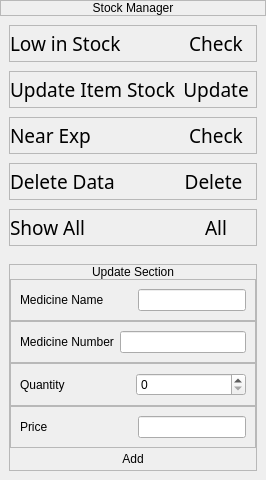
                  <widget class="QFrame" name="frame_69">
                   <property name="sizePolicy">
                    <sizepolicy hsizetype="Fixed" vsizetype="Preferred">
                     <horstretch>0</horstretch>
                     <verstretch>0</verstretch>
                    </sizepolicy>
                   </property>
                   <property name="frameShape">
                    <enum>QFrame::NoFrame</enum>
                   </property>
                   <property name="frameShadow">
                    <enum>QFrame::Plain</enum>
                   </property>
                   <layout class="QVBoxLayout" name="verticalLayout_58">
                    <property name="spacing">
                     <number>0</number>
                    </property>
                    <property name="leftMargin">
                     <number>0</number>
                    </property>
                    <property name="topMargin">
                     <number>0</number>
                    </property>
                    <property name="rightMargin">
                     <number>0</number>
                    </property>
                    <property name="bottomMargin">
                     <number>0</number>
                    </property>
                    <item>
                     <widget class="QFrame" name="frame_70">
                      <property name="sizePolicy">
                       <sizepolicy hsizetype="Preferred" vsizetype="Fixed">
                        <horstretch>0</horstretch>
                        <verstretch>0</verstretch>
                       </sizepolicy>
                      </property>
                      <property name="frameShape">
                       <enum>QFrame::StyledPanel</enum>
                      </property>
                      <property name="frameShadow">
                       <enum>QFrame::Raised</enum>
                      </property>
                      <layout class="QVBoxLayout" name="verticalLayout_61">
                       <property name="spacing">
                        <number>0</number>
                       </property>
                       <property name="leftMargin">
                        <number>0</number>
                       </property>
                       <property name="topMargin">
                        <number>0</number>
                       </property>
                       <property name="rightMargin">
                        <number>0</number>
                       </property>
                       <property name="bottomMargin">
                        <number>0</number>
                       </property>
                       <item alignment="Qt::AlignTop">
                        <widget class="QLabel" name="label_28">
                         <property name="styleSheet">
                          <string notr="true">font: 16pt &quot;Century Gothic&quot;;
</string>
                         </property>
                         <property name="text">
                          <string>Stock Manager</string>
                         </property>
                         <property name="alignment">
                          <set>Qt::AlignCenter</set>
                         </property>
                        </widget>
                       </item>
                      </layout>
                     </widget>
                    </item>
                    <item alignment="Qt::AlignTop">
                     <widget class="QFrame" name="frame_71">
                      <property name="sizePolicy">
                       <sizepolicy hsizetype="Fixed" vsizetype="Fixed">
                        <horstretch>0</horstretch>
                        <verstretch>0</verstretch>
                       </sizepolicy>
                      </property>
                      <property name="font">
                       <font>
                        <family>Century Gothic</family>
                        <pointsize>14</pointsize>
                       </font>
                      </property>
                      <property name="autoFillBackground">
                       <bool>false</bool>
                      </property>
                      <property name="frameShape">
                       <enum>QFrame::NoFrame</enum>
                      </property>
                      <property name="frameShadow">
                       <enum>QFrame::Plain</enum>
                      </property>
                      <layout class="QHBoxLayout" name="horizontalLayout_15">
                       <property name="spacing">
                        <number>0</number>
                       </property>
                       <property name="sizeConstraint">
                        <enum>QLayout::SetDefaultConstraint</enum>
                       </property>
                       <property name="leftMargin">
                        <number>0</number>
                       </property>
                       <property name="topMargin">
                        <number>0</number>
                       </property>
                       <property name="rightMargin">
                        <number>0</number>
                       </property>
                       <property name="bottomMargin">
                        <number>0</number>
                       </property>
                       <item alignment="Qt::AlignVCenter">
                        <widget class="QFrame" name="frame_72">
                         <property name="sizePolicy">
                          <sizepolicy hsizetype="Preferred" vsizetype="Preferred">
                           <horstretch>0</horstretch>
                           <verstretch>0</verstretch>
                          </sizepolicy>
                         </property>
                         <property name="frameShape">
                          <enum>QFrame::NoFrame</enum>
                         </property>
                         <property name="frameShadow">
                          <enum>QFrame::Plain</enum>
                         </property>
                         <layout class="QVBoxLayout" name="verticalLayout_62">
                          <property name="spacing">
                           <number>9</number>
                          </property>
                          <property name="leftMargin">
                           <number>9</number>
                          </property>
                          <property name="topMargin">
                           <number>9</number>
                          </property>
                          <property name="rightMargin">
                           <number>9</number>
                          </property>
                          <property name="bottomMargin">
                           <number>9</number>
                          </property>
                          <item alignment="Qt::AlignTop">
                           <widget class="QFrame" name="frame_73">
                            <property name="styleSheet">
                             <string notr="true">font: 16pt &quot;Century Gothic&quot;;</string>
                            </property>
                            <property name="frameShape">
                             <enum>QFrame::StyledPanel</enum>
                            </property>
                            <property name="frameShadow">
                             <enum>QFrame::Raised</enum>
                            </property>
                            <layout class="QHBoxLayout" name="horizontalLayout_6">
                             <property name="spacing">
                              <number>0</number>
                             </property>
                             <property name="leftMargin">
                              <number>0</number>
                             </property>
                             <property name="topMargin">
                              <number>0</number>
                             </property>
                             <property name="rightMargin">
                              <number>0</number>
                             </property>
                             <property name="bottomMargin">
                              <number>0</number>
                             </property>
                             <item alignment="Qt::AlignLeft">
                              <widget class="QLabel" name="label_29">
                               <property name="styleSheet">
                                <string notr="true">font: 12pt &quot;Century Gothic&quot;;
color: rgb(0, 0, 0);</string>
                               </property>
                               <property name="text">
                                <string>Low in Stock</string>
                               </property>
                              </widget>
                             </item>
                             <item alignment="Qt::AlignRight">
                              <widget class="QPushButton" name="pushButton_22">
                               <property name="styleSheet">
                                <string notr="true">font: 14pt &quot;Century Gothic&quot;;</string>
                               </property>
                               <property name="text">
                                <string>Check</string>
                               </property>
                               <property name="flat">
                                <bool>true</bool>
                               </property>
                              </widget>
                             </item>
                            </layout>
                           </widget>
                          </item>
                          <item>
                           <widget class="QFrame" name="frame_74">
                            <property name="frameShape">
                             <enum>QFrame::StyledPanel</enum>
                            </property>
                            <property name="frameShadow">
                             <enum>QFrame::Raised</enum>
                            </property>
                            <layout class="QHBoxLayout" name="horizontalLayout_19">
                             <property name="spacing">
                              <number>0</number>
                             </property>
                             <property name="leftMargin">
                              <number>0</number>
                             </property>
                             <property name="topMargin">
                              <number>0</number>
                             </property>
                             <property name="rightMargin">
                              <number>0</number>
                             </property>
                             <property name="bottomMargin">
                              <number>0</number>
                             </property>
                             <item alignment="Qt::AlignLeft">
                              <widget class="QLabel" name="label_30">
                               <property name="styleSheet">
                                <string notr="true">font: 12pt &quot;Century Gothic&quot;;
color: rgb(0, 0, 0);</string>
                               </property>
                               <property name="text">
                                <string>Update Item Stock</string>
                               </property>
                              </widget>
                             </item>
                             <item alignment="Qt::AlignRight|Qt::AlignVCenter">
                              <widget class="QPushButton" name="pushButton_23">
                               <property name="styleSheet">
                                <string notr="true">font: 14pt &quot;Century Gothic&quot;;</string>
                               </property>
                               <property name="text">
                                <string>Update</string>
                               </property>
                               <property name="flat">
                                <bool>true</bool>
                               </property>
                              </widget>
                             </item>
                            </layout>
                           </widget>
                          </item>
                          <item alignment="Qt::AlignTop">
                           <widget class="QFrame" name="frame_75">
                            <property name="frameShape">
                             <enum>QFrame::StyledPanel</enum>
                            </property>
                            <property name="frameShadow">
                             <enum>QFrame::Raised</enum>
                            </property>
                            <layout class="QHBoxLayout" name="horizontalLayout_20">
                             <property name="spacing">
                              <number>0</number>
                             </property>
                             <property name="leftMargin">
                              <number>0</number>
                             </property>
                             <property name="topMargin">
                              <number>0</number>
                             </property>
                             <property name="rightMargin">
                              <number>0</number>
                             </property>
                             <property name="bottomMargin">
                              <number>0</number>
                             </property>
                             <item alignment="Qt::AlignLeft">
                              <widget class="QLabel" name="label_31">
                               <property name="styleSheet">
                                <string notr="true">font: 12pt &quot;Century Gothic&quot;;
color: rgb(0, 0, 0);</string>
                               </property>
                               <property name="text">
                                <string>Near Exp</string>
                               </property>
                              </widget>
                             </item>
                             <item alignment="Qt::AlignRight">
                              <widget class="QPushButton" name="pushButton_24">
                               <property name="styleSheet">
                                <string notr="true">font: 14pt &quot;Century Gothic&quot;;</string>
                               </property>
                               <property name="text">
                                <string>Check</string>
                               </property>
                               <property name="flat">
                                <bool>true</bool>
                               </property>
                              </widget>
                             </item>
                            </layout>
                           </widget>
                          </item>
                          <item alignment="Qt::AlignTop">
                           <widget class="QFrame" name="frame_76">
                            <property name="frameShape">
                             <enum>QFrame::StyledPanel</enum>
                            </property>
                            <property name="frameShadow">
                             <enum>QFrame::Raised</enum>
                            </property>
                            <layout class="QHBoxLayout" name="horizontalLayout_21">
                             <property name="spacing">
                              <number>0</number>
                             </property>
                             <property name="leftMargin">
                              <number>0</number>
                             </property>
                             <property name="topMargin">
                              <number>0</number>
                             </property>
                             <property name="rightMargin">
                              <number>0</number>
                             </property>
                             <property name="bottomMargin">
                              <number>0</number>
                             </property>
                             <item alignment="Qt::AlignLeft">
                              <widget class="QLabel" name="label_32">
                               <property name="styleSheet">
                                <string notr="true">font: 12pt &quot;Century Gothic&quot;;
color: rgb(0, 0, 0);</string>
                               </property>
                               <property name="text">
                                <string>Delete Data</string>
                               </property>
                              </widget>
                             </item>
                             <item alignment="Qt::AlignRight|Qt::AlignVCenter">
                              <widget class="QPushButton" name="pushButton_25">
                               <property name="styleSheet">
                                <string notr="true">font: 14pt &quot;Century Gothic&quot;;</string>
                               </property>
                               <property name="text">
                                <string>Delete </string>
                               </property>
                               <property name="flat">
                                <bool>true</bool>
                               </property>
                              </widget>
                             </item>
                            </layout>
                           </widget>
                          </item>
                          <item>
                           <widget class="QFrame" name="frame_81">
                            <property name="frameShape">
                             <enum>QFrame::StyledPanel</enum>
                            </property>
                            <property name="frameShadow">
                             <enum>QFrame::Raised</enum>
                            </property>
                            <layout class="QHBoxLayout" name="horizontalLayout_32">
                             <property name="spacing">
                              <number>0</number>
                             </property>
                             <property name="leftMargin">
                              <number>0</number>
                             </property>
                             <property name="topMargin">
                              <number>0</number>
                             </property>
                             <property name="rightMargin">
                              <number>0</number>
                             </property>
                             <property name="bottomMargin">
                              <number>0</number>
                             </property>
                             <item alignment="Qt::AlignLeft">
                              <widget class="QLabel" name="label_46">
                               <property name="styleSheet">
                                <string notr="true">font: 12pt &quot;Century Gothic&quot;;
color: rgb(0, 0, 0);</string>
                               </property>
                               <property name="text">
                                <string>Show All</string>
                               </property>
                              </widget>
                             </item>
                             <item alignment="Qt::AlignRight|Qt::AlignVCenter">
                              <widget class="QPushButton" name="pushButton_32">
                               <property name="styleSheet">
                                <string notr="true">font: 14pt &quot;Century Gothic&quot;;</string>
                               </property>
                               <property name="text">
                                <string>All</string>
                               </property>
                               <property name="flat">
                                <bool>true</bool>
                               </property>
                              </widget>
                             </item>
                            </layout>
                           </widget>
                          </item>
                         </layout>
                        </widget>
                       </item>
                      </layout>
                     </widget>
                    </item>
                    <item alignment="Qt::AlignBottom">
                     <widget class="QFrame" name="frame_90">
                      <property name="sizePolicy">
                       <sizepolicy hsizetype="Preferred" vsizetype="Preferred">
                        <horstretch>0</horstretch>
                        <verstretch>0</verstretch>
                       </sizepolicy>
                      </property>
                      <property name="frameShape">
                       <enum>QFrame::NoFrame</enum>
                      </property>
                      <property name="frameShadow">
                       <enum>QFrame::Plain</enum>
                      </property>
                      <layout class="QVBoxLayout" name="verticalLayout_63" stretch="0">
                       <property name="spacing">
                        <number>9</number>
                       </property>
                       <property name="leftMargin">
                        <number>9</number>
                       </property>
                       <property name="topMargin">
                        <number>9</number>
                       </property>
                       <property name="rightMargin">
                        <number>9</number>
                       </property>
                       <property name="bottomMargin">
                        <number>9</number>
                       </property>
                       <item alignment="Qt::AlignVCenter">
                        <widget class="QFrame" name="frame_77">
                         <property name="frameShape">
                          <enum>QFrame::StyledPanel</enum>
                         </property>
                         <property name="frameShadow">
                          <enum>QFrame::Raised</enum>
                         </property>
                         <layout class="QVBoxLayout" name="verticalLayout_11">
                          <property name="spacing">
                           <number>0</number>
                          </property>
                          <property name="leftMargin">
                           <number>0</number>
                          </property>
                          <property name="topMargin">
                           <number>0</number>
                          </property>
                          <property name="rightMargin">
                           <number>0</number>
                          </property>
                          <property name="bottomMargin">
                           <number>0</number>
                          </property>
                          <item alignment="Qt::AlignBottom">
                           <widget class="QLabel" name="label_42">
                            <property name="styleSheet">
                             <string notr="true">font: 16pt &quot;Century Gothic&quot;;</string>
                            </property>
                            <property name="text">
                             <string>Update Section</string>
                            </property>
                            <property name="alignment">
                             <set>Qt::AlignCenter</set>
                            </property>
                           </widget>
                          </item>
                          <item alignment="Qt::AlignTop">
                           <widget class="QFrame" name="frame_78">
                            <property name="frameShape">
                             <enum>QFrame::StyledPanel</enum>
                            </property>
                            <property name="frameShadow">
                             <enum>QFrame::Raised</enum>
                            </property>
                            <layout class="QHBoxLayout" name="horizontalLayout_22">
                             <item>
                              <widget class="QLabel" name="label_39">
                               <property name="styleSheet">
                                <string notr="true">font: 12pt &quot;Century Gothic&quot;;
color: rgb(0, 0, 0);</string>
                               </property>
                               <property name="text">
                                <string>Medicine Name</string>
                               </property>
                              </widget>
                             </item>
                             <item alignment="Qt::AlignRight">
                              <widget class="QLineEdit" name="lineEdit_7"/>
                             </item>
                            </layout>
                           </widget>
                          </item>
                          <item alignment="Qt::AlignTop">
                           <widget class="QFrame" name="frame_79">
                            <property name="frameShape">
                             <enum>QFrame::StyledPanel</enum>
                            </property>
                            <property name="frameShadow">
                             <enum>QFrame::Raised</enum>
                            </property>
                            <layout class="QHBoxLayout" name="horizontalLayout_27">
                             <item>
                              <widget class="QLabel" name="label_40">
                               <property name="styleSheet">
                                <string notr="true">font: 12pt &quot;Century Gothic&quot;;
color: rgb(0, 0, 0);</string>
                               </property>
                               <property name="text">
                                <string>Medicine Number</string>
                               </property>
                              </widget>
                             </item>
                             <item>
                              <widget class="QLineEdit" name="lineEdit_8"/>
                             </item>
                            </layout>
                           </widget>
                          </item>
                          <item alignment="Qt::AlignTop">
                           <widget class="QFrame" name="frame_80">
                            <property name="frameShape">
                             <enum>QFrame::StyledPanel</enum>
                            </property>
                            <property name="frameShadow">
                             <enum>QFrame::Raised</enum>
                            </property>
                            <layout class="QHBoxLayout" name="horizontalLayout_28">
                             <item>
                              <widget class="QLabel" name="label_41">
                               <property name="styleSheet">
                                <string notr="true">font: 12pt &quot;Century Gothic&quot;;
color: rgb(0, 0, 0);</string>
                               </property>
                               <property name="text">
                                <string>Quantity</string>
                               </property>
                              </widget>
                             </item>
                             <item>
                              <widget class="QSpinBox" name="spinBox"/>
                             </item>
                            </layout>
                           </widget>
                          </item>
                          <item>
                           <widget class="QFrame" name="frame_82">
                            <property name="frameShape">
                             <enum>QFrame::StyledPanel</enum>
                            </property>
                            <property name="frameShadow">
                             <enum>QFrame::Raised</enum>
                            </property>
                            <layout class="QHBoxLayout" name="horizontalLayout_29">
                             <item>
                              <widget class="QLabel" name="label_43">
                               <property name="styleSheet">
                                <string notr="true">font: 12pt &quot;Century Gothic&quot;;
color: rgb(0, 0, 0);</string>
                               </property>
                               <property name="text">
                                <string>Price</string>
                               </property>
                              </widget>
                             </item>
                             <item alignment="Qt::AlignRight">
                              <widget class="QLineEdit" name="lineEdit_10"/>
                             </item>
                            </layout>
                           </widget>
                          </item>
                          <item>
                           <widget class="QPushButton" name="pushButton_33">
                            <property name="styleSheet">
                             <string notr="true">font: 16pt &quot;Century Gothic&quot;;</string>
                            </property>
                            <property name="text">
                             <string>Add</string>
                            </property>
                            <property name="flat">
                             <bool>true</bool>
                            </property>
                           </widget>
                          </item>
                         </layout>
                        </widget>
                       </item>
                      </layout>
                     </widget>
                    </item>
                   </layout>
                  </widget>
